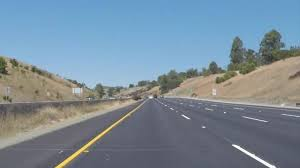
#> input picture images.jpg, 300 x 168 px
$ jupyter execute lanes_detect.ipynb
#> lines starting #> are read from the running program, lines starting #| are printed output that depends on the picture; after the words box and inside, x2 and y2 are one past the last pixel; in counts of white or black regions, pixels touching at a corner belong together
[cell 1]
import cv2
import numpy as np

[cell 2]
img= cv2.imread('images.jpg')
#> img is the input picture: shape (168, 300, 3); mean B, G, R 153.3, 139.2, 121.5

lane_img=np.copy(img)

[cell 3]
grey=cv2.cvtColor(lane_img,cv2.COLOR_BGR2GRAY)
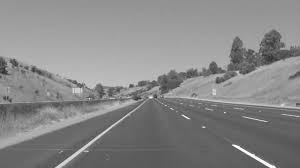
#> grey: shape (168, 300); min 37, max 254, mean 135.5

[cell 4]
blur = cv2.GaussianBlur(grey,(5,5),0)
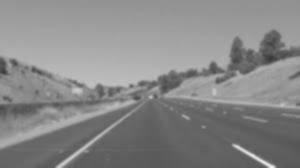
#> blur: shape (168, 300); min 58, max 242, mean 135.5

[cell 5]
#canny : It will perform a derivative and measure the adjacent changes in intensity in all directions, x and y
canny=cv2.Canny(blur, 50,150)
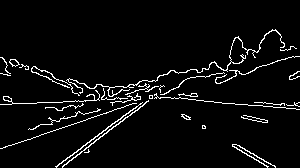
#> canny: shape (168, 300); 4.7% white in thin lines or dots, all inside (x1, y1, x2, y2) = (0, 29, 300, 168)

$ run again, with Lane_img.png saved as images.jpg
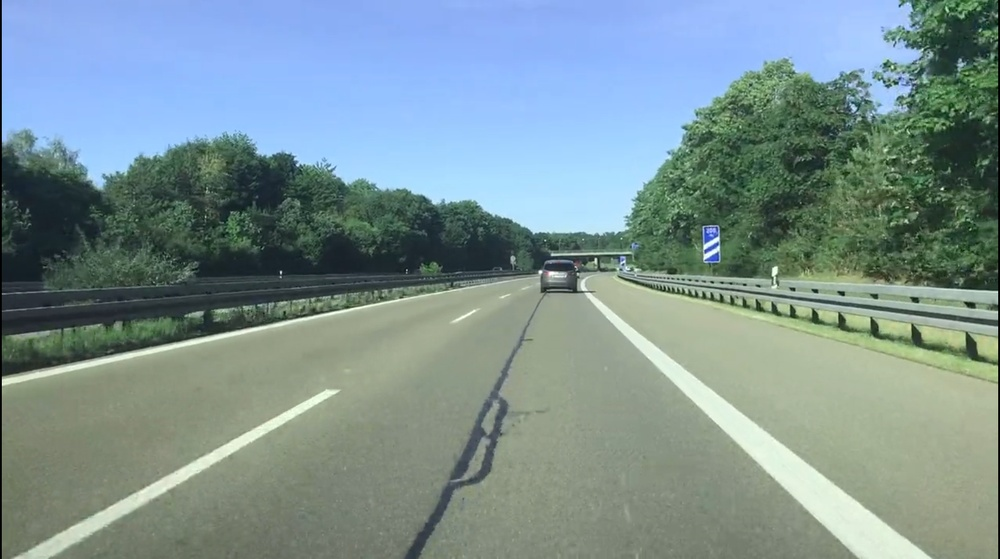
#> input picture Lane_img.png, 1000 x 559 px, shrunk from 1670 x 933 before the run
#> img is the input picture: shape (559, 1000, 3); mean B, G, R 146.7, 146, 124.1
#> `grey=cv2.cvtColor(lane_img,cv2.COLOR_BGR2GRAY)`:
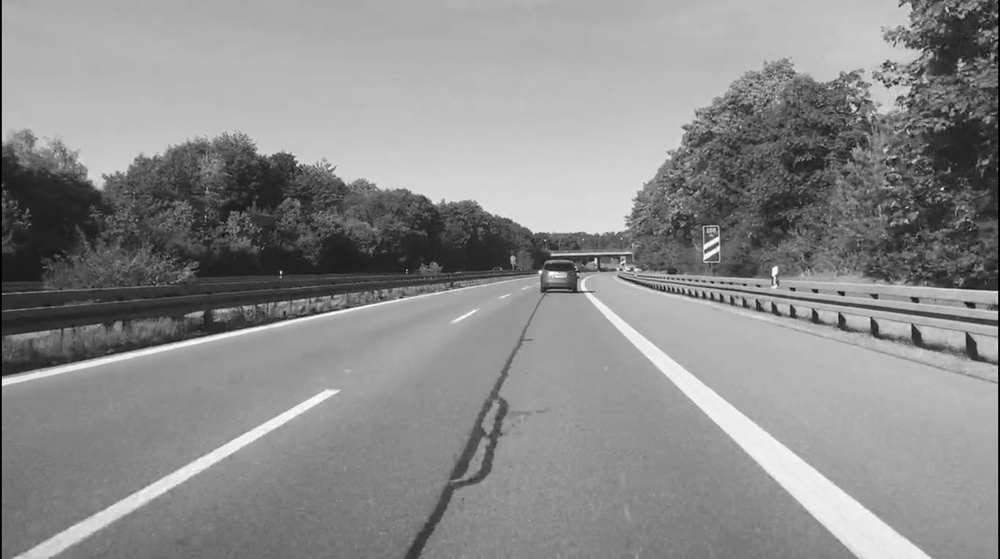
#> grey: shape (559, 1000); min 0, max 254, mean 139.5
#> `canny=cv2.Canny(blur, 50,150)`:
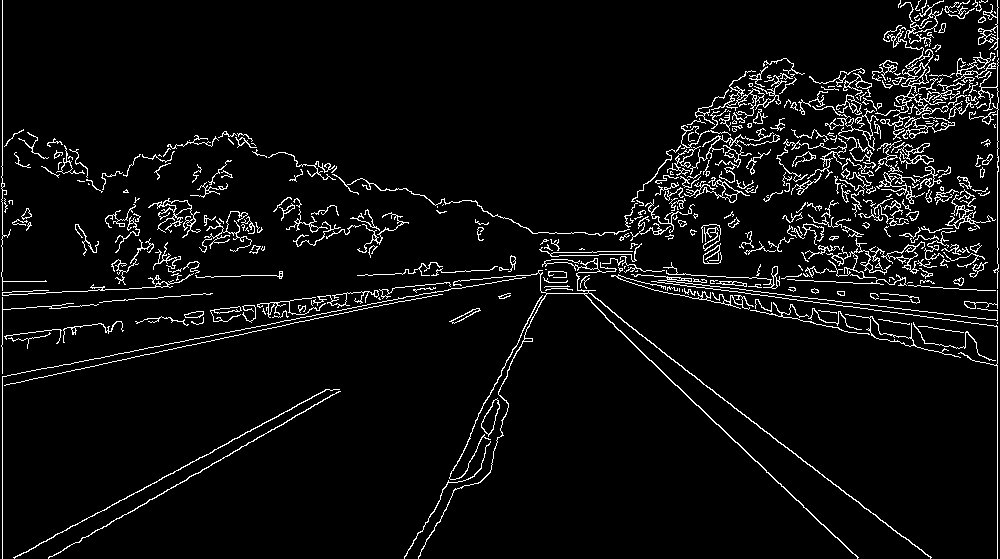
#> canny: shape (559, 1000); 5.3% white in thin lines or dots
